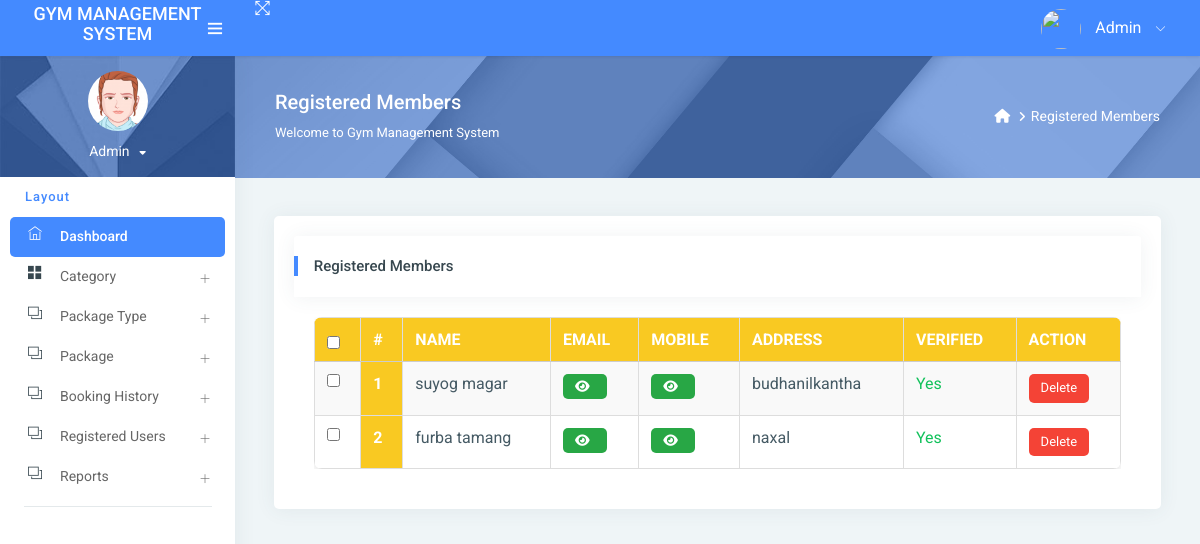
The app's page /reg_member/ (signed in), older data.
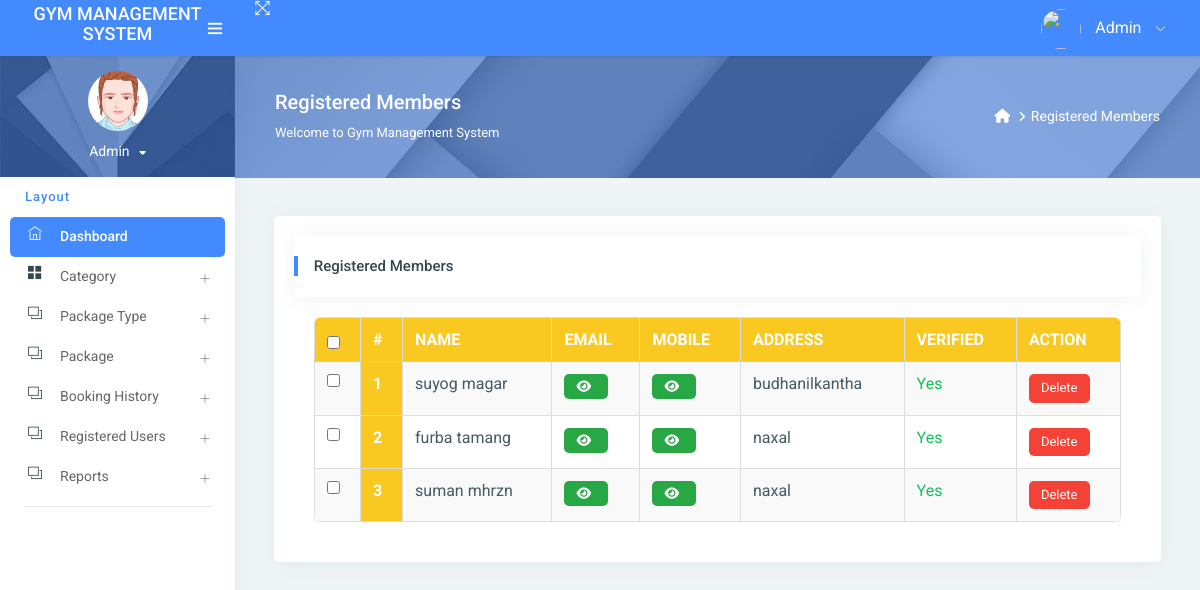
The same page, newer data.
### app/models.py (models this page shows)
class Signup(models.Model):
    user = models.OneToOneField(User, on_delete=models.CASCADE, null=True)  # One-to-One link with User
    mobile = models.CharField(max_length=15, null=True)
    state = models.CharField(max_length=150, null=True)
    city = models.CharField(max_length=150, null=True)
    address = models.CharField(max_length=200, null=True)
    creationdate = models.DateTimeField(auto_now_add=True)
    def __str__(self):
        return self.user.username

### app/views.py (the view)
# urls.py: path('reg_member/', reg_member, name="reg_member"),
@login_required(login_url='/admin_login/')
def reg_member(request):
    data = Signup.objects.all()
    print(data)
    d = {'data': data}
    return render(request, "admin/reg_member.html", locals())

### templates/admin/reg_member.html (shortened to what the changed rows need)
{% extends 'admin_base.html' %}
{% load static %}
{% block main %}
<link rel="stylesheet" href="https://cdnjs.cloudflare.com/ajax/libs/font-awesome/6.2.0/css/all.min.css" />
<div class="pcoded-inner-content">
    <div class="main-body">
        <div class="page-wrapper">
            <div class="page-body">
                <div class="row">
                    <div class="col-md-12">
                        <div class="card">
                            <div class="card-block">
                                <div class="card-block table-border-style">
                                    <div class="table-responsive">
                                        <table class="table">
                                            <thead>
                                            <tr>
                                                <th><input type="checkbox" id="select-all" onclick="toggleSelectAll()"></th>
                                                <th>#</th>
                                                <th>Name</th>
                                                <th>Email</th>
                                                <th>Mobile</th>
                                                <th>Address</th>
                                                <th>Verified</th>
                                                <th>Action</th>
                                            </tr>
                                            </thead>
                                            <tbody>
                                            {% for i in data %}
                                            <tr>
                                                <td><input type="checkbox" class="select-member" data-member-id="{{ i.user_id }}"></td>
                                                <th scope="row">{{ forloop.counter }}</th>
                                                <td>{{ i.user.first_name }} {{ i.user.last_name }}</td>
                                                <td>
                                                    <button type="button" class="btn btn-success" id="email-btn-{{ forloop.counter }}" onclick="togglePassword('email-{{ forloop.counter }}', this.id)">
                                                        <i class="fa fa-eye"></i>
                                                    </button>
                                                </td>
                                                <td>
                                                    <button type="button" class="btn btn-success" id="mobile-btn-{{ forloop.counter }}" onclick="togglePassword('mobile-{{ forloop.counter }}', this.id)">
                                                        <i class="fa fa-eye"></i>
                                                    </button>
                                                </td>
                                                <td>{{ i.address }}</td>
                                                <td>
                                                    {% if i.user.is_active %}
                                                    <span class="text-success">Yes</span>
                                                    {% else %}
                                                    <button type="button" class="btn btn-success verified-button" data-choice="Yes" data-user-id="{{ i.user_id }}">Yes</button>
<button type="button" class="btn btn-danger verified-button" data-choice="No" data-user-id="{{ i.user_id }}">No</button>
                                                    {% endif %}
                                                </td>
                                                <td>
                                                    <a href="{% url 'delete_user'  %}" onclick="return confirm('Are you sure you want to delete?')" class="btn btn-danger">Delete</a>
                                                </td>
                                            </tr>
                                            {% endfor %}
                                            </tbody>
                                        </table>
                                    </div>
                                </div>
                            </div>
                        </div>
                    </div>
                </div>
            </div>
        </div>
    </div>
</div>
{% endblock %}

Row changes from the older to the newer data that the page shows:
added Signup: user.first_name "suman", user.last_name "mhrzn", address "naxal", shows "Yes"
